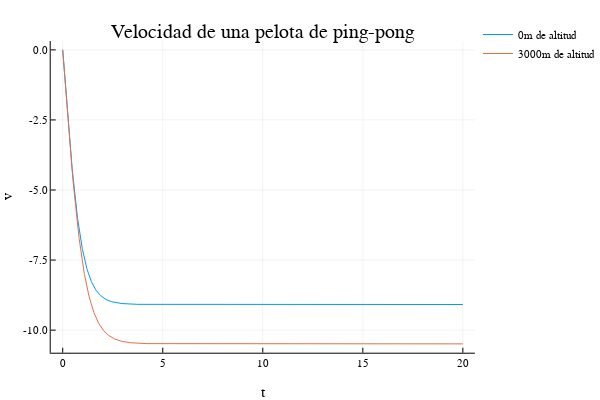

Notebook code cell kept with this figure:
### Markdown cell above
### 2.6-Ejercicio

- Los valores $\mu = 1.789\times 10^{-5} \, \mathrm{kg}/(m\, \mathrm{seg})$ de la viscosidad dinámica del aire y de su densidad $\rho = 1.205\,  \mathrm{kg}/m^3$ dados al principio del enunciado de este problema se refieren a los valores estandar de la atmósfera al nivel del mar. En cambio, a $3000\, m$ de altura, $\mu = 1.69\times 10^{-5}\,  \mathrm{kg}/(m\, \mathrm{seg})$,  $\rho = 0.9\, \mathrm{kg}/m^3$. **Repetir la simulación de la evolución de la velocidad de la pelota de ping-pong (con el modelo más realista) pero esta vez a $3000\, m$ de altura. Representar en una misma figura los resultados de la simulación de las velocidades al nivel del mar y a $3000\, m$ de altura.**

### Code cell
mu=1.69e-5
pe= 0.9
p=[M,g,R,mu,pe]

tF = 20
n = 4000
h = tF/n
tt = 0:h:tF
vv3000 = similar(tt)
vv3000[1] = 0.
for j in 1:n
    vv3000[j+1]=vv3000[j] + h * ac(vv3000[j],p)
end
plot(tt,vv, title = "Velocidad de una pelota de ping-pong", 
            xlabel="t", ylabel="v", label="0m de altitud")
plot!(tt,vv3000, label="3000m de altitud")

### Figure 1 — Plotly figure (JSON) as saved in the notebook; plotly's stock layout.template omitted (floating-point values rounded to 4 significant figures; data arrays with more than 128 entries replaced by an {"elided": "..."} marker saying what was removed)
{"data": [{"colorbar": {"title": ""}, "hoverinfo": "text", "legendgroup": "0m de altitud", "line": {"color": "rgba(0, 154, 250, 1.000)", "dash": "solid", "shape": "linear", "width": 1}, "mode": "lines", "name": "0m de altitud", "showlegend": true, "text": {"elided": "4001 null values"}, "type": "scatter", "x": {"elided": "4001 float values"}, "xaxis": "x1", "y": {"elided": "4001 float values"}, "yaxis": "y1", "zmax": 0.1, "zmin": -0.1}, {"colorbar": {"title": ""}, "hoverinfo": "text", "legendgroup": "3000m de altitud", "line": {"color": "rgba(227, 111, 71, 1.000)", "dash": "solid", "shape": "linear", "width": 1}, "mode": "lines", "name": "3000m de altitud", "showlegend": true, "text": {"elided": "4001 null values"}, "type": "scatter", "x": {"elided": "4001 float values"}, "xaxis": "x1", "y": {"elided": "4001 float values"}, "yaxis": "y1", "zmax": 0.1, "zmin": -0.1}], "layout": {"annotations": [{"font": {"color": "rgba(0, 0, 0, 1.000)", "family": "sans-serif", "size": 20}, "rotation": 0, "showarrow": false, "text": "Velocidad de una pelota de ping-pong", "x": 0.5498, "xanchor": "center", "xref": "paper", "y": 1, "yanchor": "top", "yref": "paper"}], "height": 400, "legend": {"bgcolor": "rgba(255, 255, 255, 1.000)", "bordercolor": "rgba(0, 0, 0, 1.000)", "font": {"color": "rgba(0, 0, 0, 1.000)", "family": "sans-serif", "size": 11}, "tracegroupgap": 0, "x": 1, "y": 1}, "margin": {"b": 20, "l": 0, "r": 0, "t": 20}, "paper_bgcolor": "rgba(255, 255, 255, 1.000)", "plot_bgcolor": "rgba(255, 255, 255, 1.000)", "showlegend": true, "width": 600, "xaxis": {"anchor": "y1", "domain": [0.1061, 0.9934], "gridcolor": "rgba(0, 0, 0, 0.100)", "gridwidth": 0.5, "linecolor": "rgba(0, 0, 0, 1.000)", "mirror": false, "range": [-0.6, 20.6], "showgrid": true, "showline": true, "showticklabels": true, "tickangle": 0, "tickcolor": "rgb(0, 0, 0)", "tickfont": {"color": "rgba(0, 0, 0, 1.000)", "family": "sans-serif", "size": 11}, "tickmode": "array", "ticks": "inside", "ticktext": ["0", "5", "10", "15", "20"], "tickvals": [0, 5, 10, 15, 20], "title": "t", "titlefont": {"color": "rgba(0, 0, 0, 1.000)", "family": "sans-serif", "size": 15}, "type": "-", "visible": true, "zeroline": false, "zerolinecolor": "rgba(0, 0, 0, 1.000)"}, "yaxis": {"anchor": "x1", "domain": [0.07581, 0.9415], "gridcolor": "rgba(0, 0, 0, 0.100)", "gridwidth": 0.5, "linecolor": "rgba(0, 0, 0, 1.000)", "mirror": false, "range": [-10.81, 0.3147], "showgrid": true, "showline": true, "showticklabels": true, "tickangle": 0, "tickcolor": "rgb(0, 0, 0)", "tickfont": {"color": "rgba(0, 0, 0, 1.000)", "family": "sans-serif", "size": 11}, "tickmode": "array", "ticks": "inside", "ticktext": ["-10.0", "-7.5", "-5.0", "-2.5", "0.0"], "tickvals": [-10, -7.5, -5, -2.5, 0], "title": "v", "titlefont": {"color": "rgba(0, 0, 0, 1.000)", "family": "sans-serif", "size": 15}, "type": "-", "visible": true, "zeroline": false, "zerolinecolor": "rgba(0, 0, 0, 1.000)"}}}
